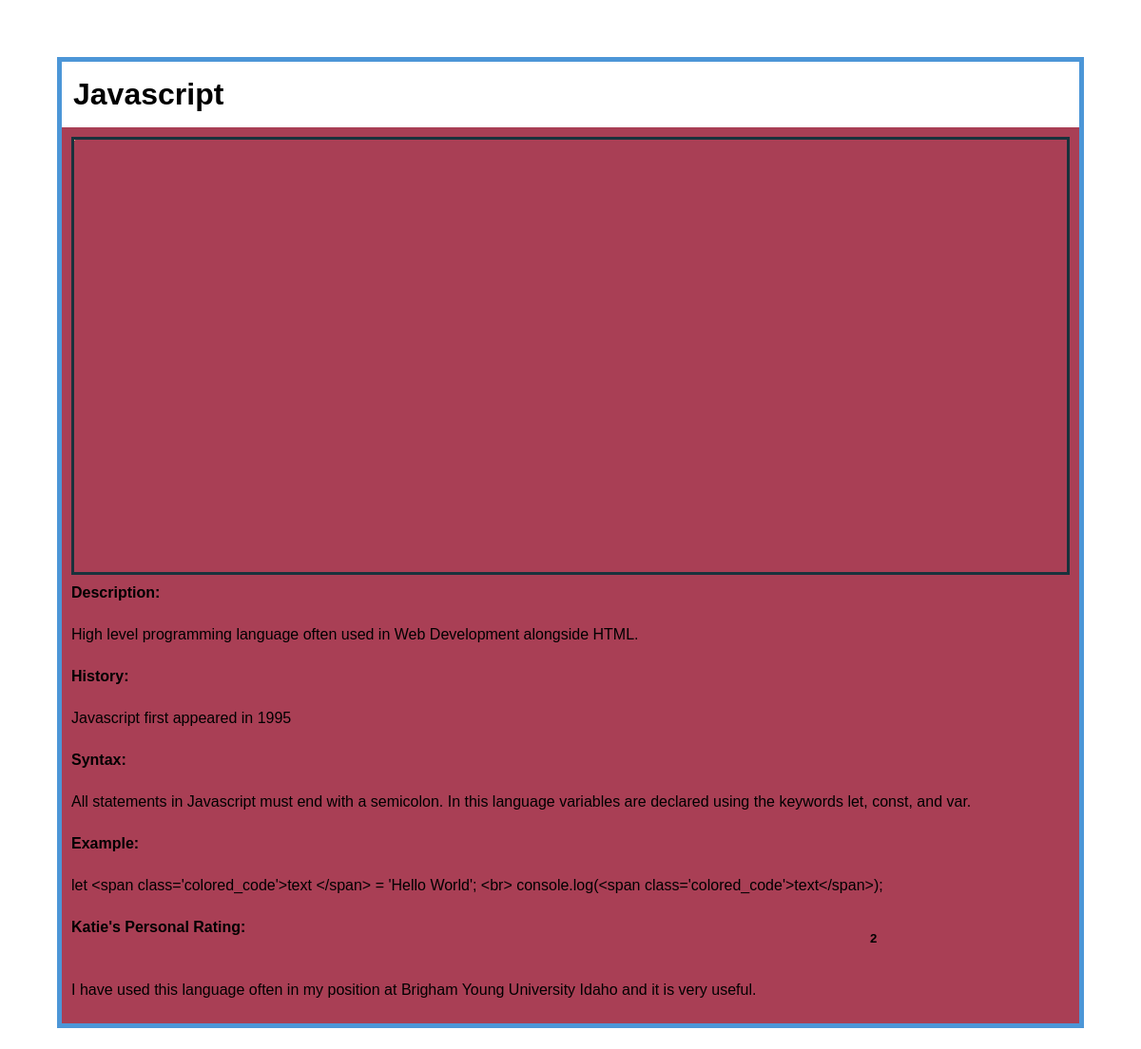
Screenshot of /3/ with the database file from the repository.
### languages/models.py (models this page shows, shortened)
class Language(models.Model):
    name = models.CharField(max_length=20)
    description = models.TextField()
    image = models.FilePathField(path="/img")
    syntax = models.TextField()
    history = models.TextField()
    rating_reasoning = models.TextField()
    example = models.TextField()
    rating_choice = (
    (1, "Top Tier"),
    (2, "Mid Tier"),
    (3, "Low Tier"),
  )
    rating = models.CharField(max_length=1, choices=rating_choice)

### languages/views.py (the view)
# urls.py: path("<int:pk>/", views.language_detail, name="language_detail"),
def language_detail(request, pk):
    language = Language.objects.get(pk=pk)
    context = {
        'language': language
    }
    return render(request, 'language_detail.html', context)

### languages/templates/language_detail.html (shortened to what this page needs)
{% load static %}
<link rel="stylesheet" type="text/css" href="{% static 'base.css' %}" />
<h1>{{ language.name }}</h1>
<div class="detail_row">
    <div class="detail_image_container">
    </div>
    <div class="information_column">
        <h4>Description:</h4>
        <p>{{ language.description }}</p>
        <h4>History:</h4>
        <p>{{ language.history }}</p>
        <h4>Syntax:</h4>
        <p>{{ language.syntax }}</p>
        <h4>Example:</h4>
        <p>{{ language.example }}</p>
        <div class="rating">
            <h4>Katie's Personal Rating:</h4>
            <h5>{{ language.rating }}</h5>
            <p>{{ language.rating_reasoning }}</p>
        </div>
    </div>
</div>

### languages/static/base.css (style rules this page uses)
* { -moz-box-sizing: border-box; -webkit-box-sizing: border-box; box-sizing: border-box; }
h1 { padding: 6px 12px; }
h1,h2,h3,h4 { font-family: 'Georgia', sans-serif;margin:10px 0; }
.detail_image_container { border: 3px solid #19323C; }
.detail_row { padding: 10px; display: grid; grid-template-rows: 1fr 1fr ; background-color: #A93F55; }
.information_column { display:grid; background-color: #A93F55; }
.rating { display: grid; grid-template-columns: .8fr .2fr ; grid-template-rows: 1fr; }

### rows the page displays
Language: name "Javascript", description "High level programming language often used in Web Development alongside HTML.", history "Javascript first appeared in 1995", syntax "All statements in Javascript must end with a semicolon. In this language variables are declared using the keywords let, const, and var.", example "let <span class='colored_code'>text </span> = 'Hello World'; <br> console.log(<span class='colored_code'>text</span>);", rating "2", rating_reasoning "I have used this language often in my position at Brigham Young University Idaho and it is very useful."
